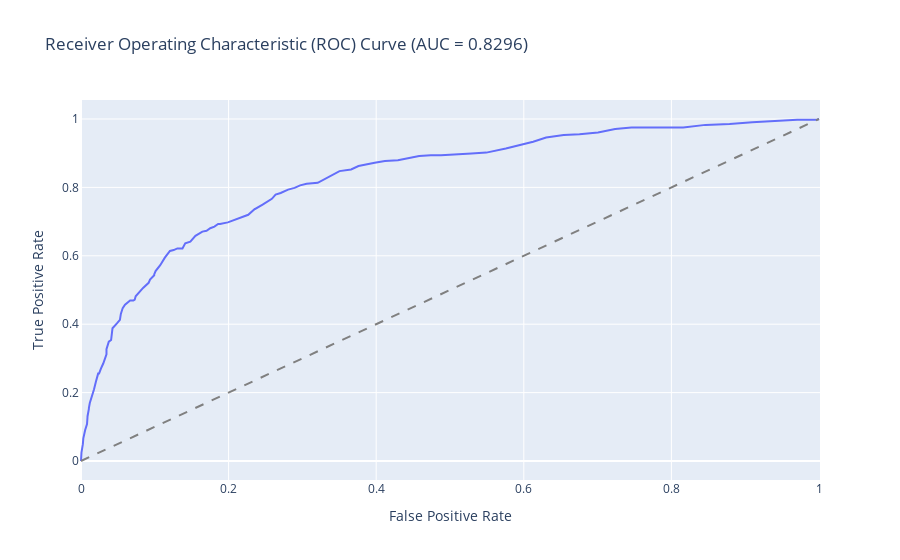

The cell this chart's notebook holds for it:
### Markdown cell above
I set up Parameters and used randomsearchcv to find the best parameters for the rf model and we see marginal success with this as accuracy and precision slightly increase but we see a slight decrease in recall.

### Code cell
# Predict probabilities for ROC curve
rf_probs = best_rf_model.predict_proba(x_test_scaled)[:, 1]

# Compute AUC-ROC
auc_roc = roc_auc_score(y_test, rf_probs)

# Compute ROC curve
fpr, tpr, _ = roc_curve(y_test, rf_probs)

# Create a DataFrame for Plotly
roc_df = pd.DataFrame({'False Positive Rate': fpr, 'True Positive Rate': tpr})

# Plot using Plotly Express
fig = px.line(
    roc_df, x='False Positive Rate', y='True Positive Rate',
    title=f'Receiver Operating Characteristic (ROC) Curve (AUC = {auc_roc:.4f})',
    labels={'False Positive Rate': 'False Positive Rate', 'True Positive Rate': 'True Positive Rate'}
)

# Add diagonal reference line
fig.add_shape(type='line', x0=0, y0=0, x1=1, y1=1, line=dict(dash='dash', color='gray'))

# Show plot
fig.show()

# Return AUC-ROC Score
auc_roc

### Figure 1 — Plotly figure (JSON) as saved in the notebook; plotly's stock layout.template omitted (floating-point values rounded to 4 significant figures)
{"data": [{"hovertemplate": "False Positive Rate=%{x}<br>True Positive Rate=%{y}<extra></extra>", "legendgroup": "", "line": {"color": "#636efa", "dash": "solid"}, "marker": {"symbol": "circle"}, "mode": "lines", "name": "", "orientation": "v", "showlegend": false, "type": "scatter", "x": [0, 0.0006277, 0.0006277, 0.002511, 0.002511, 0.003139, 0.00565, 0.008161, 0.008161, 0.008788, 0.008788, 0.01067, 0.01067, 0.01193, 0.01507, 0.01569, 0.01758, 0.02009, 0.02323, 0.02448, 0.02637, 0.02699, 0.03013, 0.03264, 0.03264, 0.03453, 0.03453, 0.03766, 0.0408, 0.04206, 0.04269, 0.04896, 0.05273, 0.05399, 0.0565, 0.0565, 0.05964, 0.06654, 0.07094, 0.07282, 0.07407, 0.0791, 0.08035, 0.08223, 0.08412, 0.09165, 0.09353, 0.09918, 0.09918, 0.1011, 0.1073, 0.1136, 0.1161, 0.1199, 0.1205, 0.1255, 0.1299, 0.1306, 0.1375, 0.1412, 0.1481, 0.1551, 0.1645, 0.1701, 0.1751, 0.1808, 0.1858, 0.1883, 0.199, 0.2116, 0.2185, 0.2266, 0.2354, 0.236, 0.2461, 0.2586, 0.2637, 0.2706, 0.2806, 0.2894, 0.2969, 0.3057, 0.3208, 0.3289, 0.3384, 0.3503, 0.366, 0.376, 0.398, 0.4118, 0.4294, 0.4451, 0.4583, 0.4739, 0.4878, 0.5292, 0.5493, 0.5756, 0.5957, 0.6127, 0.6303, 0.6541, 0.6755, 0.7006, 0.7238, 0.7458, 0.779, 0.8161, 0.8462, 0.8788, 0.9096, 0.946, 0.9705, 0.9874, 0.9962, 1], "xaxis": "x", "y": [0, 0.02211, 0.02457, 0.04914, 0.0516, 0.06634, 0.09091, 0.1057, 0.1081, 0.1278, 0.1302, 0.1523, 0.1548, 0.1695, 0.1916, 0.1916, 0.2088, 0.231, 0.2555, 0.2555, 0.2703, 0.2703, 0.285, 0.2998, 0.3047, 0.312, 0.3268, 0.3489, 0.3538, 0.371, 0.3882, 0.4029, 0.4128, 0.43, 0.4447, 0.4472, 0.457, 0.4693, 0.4693, 0.4717, 0.4816, 0.4939, 0.4939, 0.4988, 0.5061, 0.5209, 0.5307, 0.543, 0.5455, 0.5553, 0.5725, 0.5946, 0.602, 0.6143, 0.6143, 0.6167, 0.6216, 0.6216, 0.6216, 0.6364, 0.6413, 0.6585, 0.6708, 0.6732, 0.6806, 0.6855, 0.6929, 0.6929, 0.6978, 0.7076, 0.7125, 0.7199, 0.7371, 0.7371, 0.7494, 0.7666, 0.7789, 0.7838, 0.7936, 0.7985, 0.8059, 0.8108, 0.8133, 0.8231, 0.8329, 0.8477, 0.8526, 0.8624, 0.8722, 0.8771, 0.8796, 0.887, 0.8919, 0.8943, 0.8943, 0.8993, 0.9017, 0.914, 0.9238, 0.9337, 0.9459, 0.9533, 0.9558, 0.9607, 0.9705, 0.9754, 0.9754, 0.9754, 0.9828, 0.9853, 0.9902, 0.9951, 0.9975, 0.9975, 0.9975, 1], "yaxis": "y"}], "layout": {"legend": {"tracegroupgap": 0}, "shapes": [{"line": {"color": "gray", "dash": "dash"}, "type": "line", "x0": 0, "x1": 1, "y0": 0, "y1": 1}], "title": {"text": "Receiver Operating Characteristic (ROC) Curve (AUC = 0.8296)"}, "xaxis": {"anchor": "y", "domain": [0, 1], "title": {"text": "False Positive Rate"}}, "yaxis": {"anchor": "x", "domain": [0, 1], "title": {"text": "True Positive Rate"}}}}
